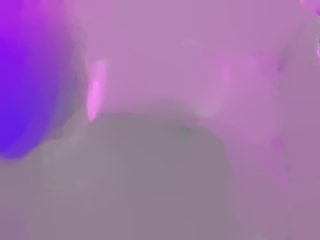
#> input picture data/positive/65_OF.jpg, 320 x 240 px; its folder holds 4 pictures in this run
$ jupyter execute --allow-errors resize.ipynb
#> lines starting #> are read from the running program, lines starting #| are printed output that depends on the picture
[cell 1]
from PIL import Image
import os

[cell 2]
pimgs=os.listdir('data/positive')
#> (the rest of this cell did not finish here and is left out)

[cell 3]
print(str(len(pimgs))+" postive images are found ")
#> (the rest of this cell did not finish here and is left out)

[cell 4]
width=224
height=224

[cell 5]
for i in range(len(pimgs)):
    img = 'data/positive/'+pimgs[i]
    im1= Image.open(img)
#> im1 is the input picture: PIL image 320x240 RGB; mean R, G, B 159.3, 116.2, 169.2
    im2=im1.resize((width,height), Image.NEAREST)
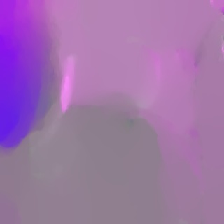
#> im2: PIL image 224x224 RGB; mean R, G, B 159.3, 116.2, 169.2
    im2.save('data2/positive/'+pimgs[i]+".jpg")
#> pass 2 of the loop `for i in range(len(pimgs)):`:
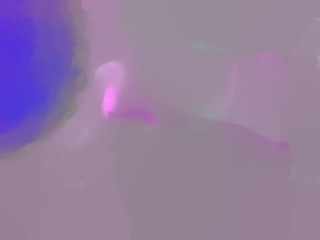
#> input picture data/positive/66_OF.jpg, 320 x 240 px
#> im1 is the input picture: PIL image 320x240 RGB; mean R, G, B 147.3, 125.2, 159.4
#> `im2=im1.resize((width,height), Image.NEAREST)`:
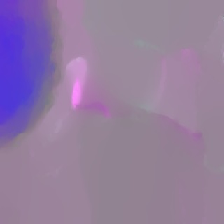
#> im2: PIL image 224x224 RGB; mean R, G, B 147.3, 125.2, 159.4
#> pass 3 of the loop `for i in range(len(pimgs)):`:
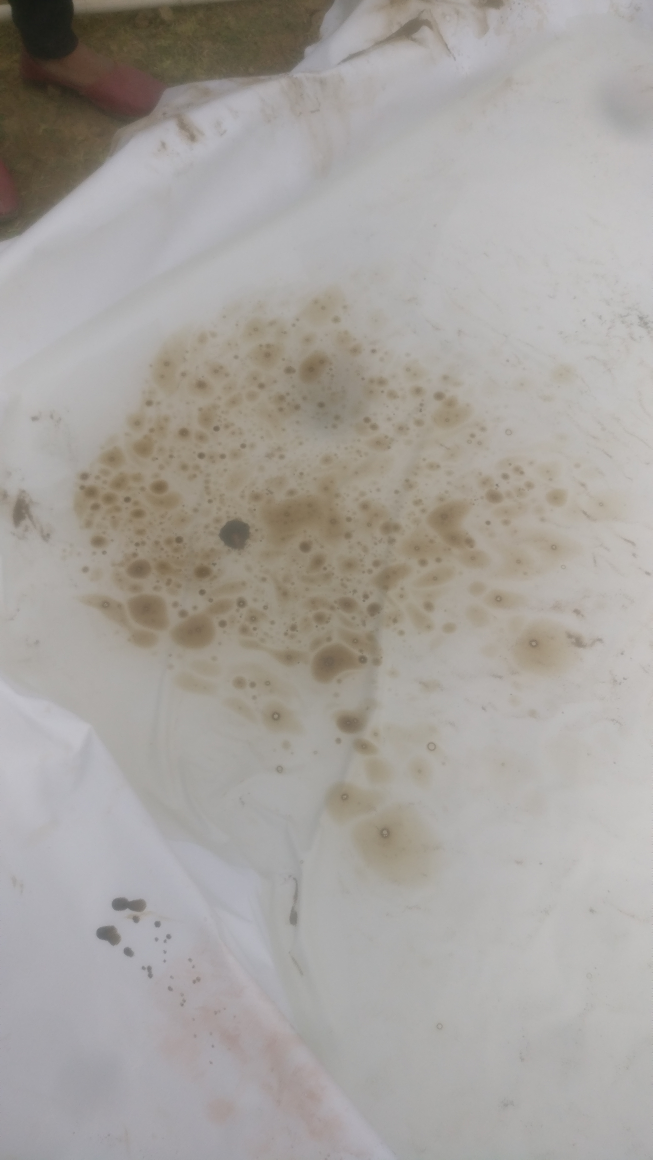
#> input picture data/positive/IMG_20180501_171806.jpg, 2610 x 4640 px (shown at 1/4 size)
#> im1 is the input picture: PIL image 2610x4640 RGB; mean R, G, B 166.6, 162.6, 158.2
#> `im2=im1.resize((width,height), Image.NEAREST)`:
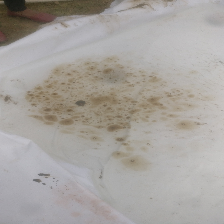
#> im2: PIL image 224x224 RGB; mean R, G, B 166.6, 162.6, 158.2
#> the loop made 4 passes; the first 3 are shown
